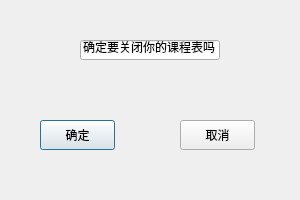
<?xml version="1.0" encoding="UTF-8"?>
<ui version="4.0">
 <class>TimetableClose</class>
 <widget class="QDialog" name="TimetableClose">
  <property name="geometry">
   <rect>
    <x>0</x>
    <y>0</y>
    <width>300</width>
    <height>200</height>
   </rect>
  </property>
  <property name="windowTitle">
   <string>关闭</string>
  </property>
  <widget class="QPushButton" name="confirm">
   <property name="geometry">
    <rect>
     <x>40</x>
     <y>120</y>
     <width>75</width>
     <height>30</height>
    </rect>
   </property>
   <property name="text">
    <string>确定</string>
   </property>
  </widget>
  <widget class="QPushButton" name="cancel">
   <property name="geometry">
    <rect>
     <x>180</x>
     <y>120</y>
     <width>75</width>
     <height>30</height>
    </rect>
   </property>
   <property name="text">
    <string>取消</string>
   </property>
  </widget>
  <widget class="QLineEdit" name="lineEdit">
   <property name="geometry">
    <rect>
     <x>80</x>
     <y>40</y>
     <width>140</width>
     <height>20</height>
    </rect>
   </property>
   <property name="text">
    <string>确定要关闭你的课程表吗</string>
   </property>
   <property name="alignment">
    <set>Qt::AlignmentFlag::AlignCenter</set>
   </property>
  </widget>
 </widget>
 <resources/>
 <connections>
  <connection>
   <sender>confirm</sender>
   <signal>clicked()</signal>
   <receiver>TimetableClose</receiver>
   <slot>accept()</slot>
   <hints>
    <hint type="sourcelabel">
     <x>80</x>
     <y>132</y>
    </hint>
    <hint type="destinationlabel">
     <x>135</x>
     <y>88</y>
    </hint>
   </hints>
  </connection>
  <connection>
   <sender>cancel</sender>
   <signal>clicked()</signal>
   <receiver>TimetableClose</receiver>
   <slot>reject()</slot>
   <hints>
    <hint type="sourcelabel">
     <x>227</x>
     <y>130</y>
    </hint>
    <hint type="destinationlabel">
     <x>276</x>
     <y>86</y>
    </hint>
   </hints>
  </connection>
 </connections>
</ui>
